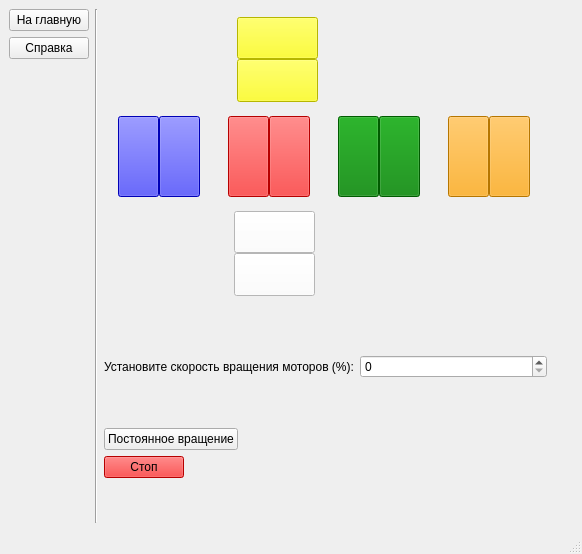
<?xml version="1.0" encoding="UTF-8"?>
<ui version="4.0">
 <class>MainWindow</class>
 <widget class="QMainWindow" name="MainWindow">
  <property name="geometry">
   <rect>
    <x>0</x>
    <y>0</y>
    <width>582</width>
    <height>554</height>
   </rect>
  </property>
  <property name="windowTitle">
   <string>MainWindow</string>
  </property>
  <widget class="QWidget" name="centralwidget">
   <layout class="QHBoxLayout" name="horizontalLayout_10">
    <item>
     <layout class="QVBoxLayout" name="verticalLayout" stretch="0,0,0">
      <property name="sizeConstraint">
       <enum>QLayout::SetFixedSize</enum>
      </property>
      <item>
       <widget class="QPushButton" name="main_button">
        <property name="text">
         <string>На главную</string>
        </property>
       </widget>
      </item>
      <item>
       <widget class="QPushButton" name="reference_button">
        <property name="text">
         <string>Справка</string>
        </property>
       </widget>
      </item>
      <item>
       <spacer name="verticalSpacer">
        <property name="orientation">
         <enum>Qt::Vertical</enum>
        </property>
        <property name="sizeHint" stdset="0">
         <size>
          <width>20</width>
          <height>40</height>
         </size>
        </property>
       </spacer>
      </item>
     </layout>
    </item>
    <item>
     <widget class="Line" name="line">
      <property name="orientation">
       <enum>Qt::Vertical</enum>
      </property>
     </widget>
    </item>
    <item>
     <layout class="QVBoxLayout" name="verticalLayout_5">
      <item>
       <layout class="QVBoxLayout" name="verticalLayout_4">
        <property name="sizeConstraint">
         <enum>QLayout::SetFixedSize</enum>
        </property>
        <item>
         <layout class="QHBoxLayout" name="horizontalLayout_5">
          <item>
           <spacer name="horizontalSpacer">
            <property name="orientation">
             <enum>Qt::Horizontal</enum>
            </property>
            <property name="sizeType">
             <enum>QSizePolicy::Fixed</enum>
            </property>
            <property name="sizeHint" stdset="0">
             <size>
              <width>101</width>
              <height>88</height>
             </size>
            </property>
           </spacer>
          </item>
          <item>
           <layout class="QVBoxLayout" name="verticalLayout_2">
            <property name="spacing">
             <number>0</number>
            </property>
            <property name="sizeConstraint">
             <enum>QLayout::SetFixedSize</enum>
            </property>
            <property name="topMargin">
             <number>8</number>
            </property>
            <property name="bottomMargin">
             <number>8</number>
            </property>
            <item>
             <widget class="QPushButton" name="U_button">
              <property name="sizePolicy">
               <sizepolicy hsizetype="Fixed" vsizetype="Minimum">
                <horstretch>0</horstretch>
                <verstretch>0</verstretch>
               </sizepolicy>
              </property>
              <property name="minimumSize">
               <size>
                <width>81</width>
                <height>42</height>
               </size>
              </property>
              <property name="maximumSize">
               <size>
                <width>81</width>
                <height>42</height>
               </size>
              </property>
              <property name="styleSheet">
               <string notr="true">background: rgb(255, 255, 0)</string>
              </property>
              <property name="text">
               <string/>
              </property>
              <property name="icon">
               <iconset>
                <normaloff>../../../Users/Asus/Desktop/Turns/U.png</normaloff>../../../Users/Asus/Desktop/Turns/U.png</iconset>
              </property>
              <property name="iconSize">
               <size>
                <width>35</width>
                <height>35</height>
               </size>
              </property>
              <property name="autoRepeatDelay">
               <number>300</number>
              </property>
              <property name="autoDefault">
               <bool>false</bool>
              </property>
              <attribute name="buttonGroup">
               <string notr="true">buttonGroup</string>
              </attribute>
             </widget>
            </item>
            <item>
             <widget class="QPushButton" name="U_back_button">
              <property name="sizePolicy">
               <sizepolicy hsizetype="Fixed" vsizetype="Minimum">
                <horstretch>0</horstretch>
                <verstretch>0</verstretch>
               </sizepolicy>
              </property>
              <property name="minimumSize">
               <size>
                <width>81</width>
                <height>43</height>
               </size>
              </property>
              <property name="maximumSize">
               <size>
                <width>81</width>
                <height>42</height>
               </size>
              </property>
              <property name="styleSheet">
               <string notr="true">background: rgb(255, 255, 0)</string>
              </property>
              <property name="text">
               <string/>
              </property>
              <property name="icon">
               <iconset>
                <normaloff>../../../Users/Asus/Desktop/Turns/U'.png</normaloff>../../../Users/Asus/Desktop/Turns/U'.png</iconset>
              </property>
              <property name="iconSize">
               <size>
                <width>35</width>
                <height>35</height>
               </size>
              </property>
              <property name="autoRepeatDelay">
               <number>300</number>
              </property>
              <property name="autoDefault">
               <bool>false</bool>
              </property>
              <attribute name="buttonGroup">
               <string notr="true">buttonGroup</string>
              </attribute>
             </widget>
            </item>
           </layout>
          </item>
          <item>
           <spacer name="horizontalSpacer_3">
            <property name="orientation">
             <enum>Qt::Horizontal</enum>
            </property>
            <property name="sizeType">
             <enum>QSizePolicy::Fixed</enum>
            </property>
            <property name="sizeHint" stdset="0">
             <size>
              <width>98</width>
              <height>88</height>
             </size>
            </property>
           </spacer>
          </item>
          <item>
           <spacer name="horizontalSpacer_4">
            <property name="orientation">
             <enum>Qt::Horizontal</enum>
            </property>
            <property name="sizeType">
             <enum>QSizePolicy::Fixed</enum>
            </property>
            <property name="sizeHint" stdset="0">
             <size>
              <width>98</width>
              <height>88</height>
             </size>
            </property>
           </spacer>
          </item>
         </layout>
        </item>
        <item>
         <layout class="QHBoxLayout" name="horizontalLayout_6">
          <item>
           <layout class="QHBoxLayout" name="horizontalLayout_2">
            <property name="spacing">
             <number>0</number>
            </property>
            <property name="sizeConstraint">
             <enum>QLayout::SetFixedSize</enum>
            </property>
            <property name="leftMargin">
             <number>8</number>
            </property>
            <property name="topMargin">
             <number>0</number>
            </property>
            <property name="rightMargin">
             <number>8</number>
            </property>
            <item>
             <widget class="QPushButton" name="L_back_button">
              <property name="sizePolicy">
               <sizepolicy hsizetype="Fixed" vsizetype="Minimum">
                <horstretch>0</horstretch>
                <verstretch>0</verstretch>
               </sizepolicy>
              </property>
              <property name="minimumSize">
               <size>
                <width>41</width>
                <height>81</height>
               </size>
              </property>
              <property name="maximumSize">
               <size>
                <width>41</width>
                <height>81</height>
               </size>
              </property>
              <property name="styleSheet">
               <string notr="true">background: rgb(0, 0, 255)</string>
              </property>
              <property name="text">
               <string/>
              </property>
              <property name="icon">
               <iconset>
                <normaloff>../../../Users/Asus/Desktop/Turns/L'.png</normaloff>../../../Users/Asus/Desktop/Turns/L'.png</iconset>
              </property>
              <property name="iconSize">
               <size>
                <width>35</width>
                <height>35</height>
               </size>
              </property>
              <property name="autoRepeatDelay">
               <number>300</number>
              </property>
              <property name="autoDefault">
               <bool>false</bool>
              </property>
              <attribute name="buttonGroup">
               <string notr="true">buttonGroup</string>
              </attribute>
             </widget>
            </item>
            <item>
             <widget class="QPushButton" name="L_button">
              <property name="sizePolicy">
               <sizepolicy hsizetype="Fixed" vsizetype="Minimum">
                <horstretch>0</horstretch>
                <verstretch>0</verstretch>
               </sizepolicy>
              </property>
              <property name="minimumSize">
               <size>
                <width>41</width>
                <height>81</height>
               </size>
              </property>
              <property name="maximumSize">
               <size>
                <width>41</width>
                <height>81</height>
               </size>
              </property>
              <property name="styleSheet">
               <string notr="true">background: rgb(0, 0, 255)</string>
              </property>
              <property name="text">
               <string/>
              </property>
              <property name="icon">
               <iconset>
                <normaloff>../../../Users/Asus/Desktop/Turns/L.png</normaloff>../../../Users/Asus/Desktop/Turns/L.png</iconset>
              </property>
              <property name="iconSize">
               <size>
                <width>35</width>
                <height>35</height>
               </size>
              </property>
              <property name="autoRepeatDelay">
               <number>300</number>
              </property>
              <property name="autoDefault">
               <bool>false</bool>
              </property>
              <attribute name="buttonGroup">
               <string notr="true">buttonGroup</string>
              </attribute>
             </widget>
            </item>
           </layout>
          </item>
          <item>
           <layout class="QHBoxLayout" name="horizontalLayout_4">
            <property name="spacing">
             <number>0</number>
            </property>
            <property name="sizeConstraint">
             <enum>QLayout::SetFixedSize</enum>
            </property>
            <property name="leftMargin">
             <number>8</number>
            </property>
            <property name="topMargin">
             <number>0</number>
            </property>
            <property name="rightMargin">
             <number>8</number>
            </property>
            <item>
             <widget class="QPushButton" name="F_back_button">
              <property name="sizePolicy">
               <sizepolicy hsizetype="Fixed" vsizetype="Minimum">
                <horstretch>0</horstretch>
                <verstretch>0</verstretch>
               </sizepolicy>
              </property>
              <property name="minimumSize">
               <size>
                <width>41</width>
                <height>81</height>
               </size>
              </property>
              <property name="maximumSize">
               <size>
                <width>41</width>
                <height>81</height>
               </size>
              </property>
              <property name="styleSheet">
               <string notr="true">background: rgb(255, 0, 0)</string>
              </property>
              <property name="text">
               <string/>
              </property>
              <property name="icon">
               <iconset>
                <normaloff>../../../Users/Asus/Desktop/Turns/F'.png</normaloff>../../../Users/Asus/Desktop/Turns/F'.png</iconset>
              </property>
              <property name="iconSize">
               <size>
                <width>35</width>
                <height>35</height>
               </size>
              </property>
              <property name="autoRepeatDelay">
               <number>300</number>
              </property>
              <property name="autoDefault">
               <bool>false</bool>
              </property>
              <attribute name="buttonGroup">
               <string notr="true">buttonGroup</string>
              </attribute>
             </widget>
            </item>
            <item>
             <widget class="QPushButton" name="F_button">
              <property name="sizePolicy">
               <sizepolicy hsizetype="Fixed" vsizetype="Minimum">
                <horstretch>0</horstretch>
                <verstretch>0</verstretch>
               </sizepolicy>
              </property>
              <property name="minimumSize">
               <size>
                <width>41</width>
                <height>81</height>
               </size>
              </property>
              <property name="maximumSize">
               <size>
                <width>41</width>
                <height>81</height>
               </size>
              </property>
              <property name="styleSheet">
               <string notr="true">background: rgb(255, 0, 0)</string>
              </property>
              <property name="text">
               <string/>
              </property>
              <property name="icon">
               <iconset>
                <normaloff>../../../Users/Asus/Desktop/Turns/F.png</normaloff>../../../Users/Asus/Desktop/Turns/F.png</iconset>
              </property>
              <property name="iconSize">
               <size>
                <width>35</width>
                <height>35</height>
               </size>
              </property>
              <property name="autoRepeatDelay">
               <number>300</number>
              </property>
              <property name="autoDefault">
               <bool>false</bool>
              </property>
              <attribute name="buttonGroup">
               <string notr="true">buttonGroup</string>
              </attribute>
             </widget>
            </item>
           </layout>
          </item>
          <item>
           <layout class="QHBoxLayout" name="horizontalLayout">
            <property name="spacing">
             <number>0</number>
            </property>
            <property name="sizeConstraint">
             <enum>QLayout::SetFixedSize</enum>
            </property>
            <property name="leftMargin">
             <number>8</number>
            </property>
            <property name="topMargin">
             <number>0</number>
            </property>
            <property name="rightMargin">
             <number>8</number>
            </property>
            <item>
             <widget class="QPushButton" name="R_back_button">
              <property name="sizePolicy">
               <sizepolicy hsizetype="Fixed" vsizetype="Minimum">
                <horstretch>0</horstretch>
                <verstretch>0</verstretch>
               </sizepolicy>
              </property>
              <property name="minimumSize">
               <size>
                <width>41</width>
                <height>81</height>
               </size>
              </property>
              <property name="maximumSize">
               <size>
                <width>41</width>
                <height>81</height>
               </size>
              </property>
              <property name="styleSheet">
               <string notr="true">background: rgb(0, 128, 0)</string>
              </property>
              <property name="text">
               <string/>
              </property>
              <property name="icon">
               <iconset>
                <normaloff>../../../Users/Asus/Desktop/Turns/R'.png</normaloff>../../../Users/Asus/Desktop/Turns/R'.png</iconset>
              </property>
              <property name="iconSize">
               <size>
                <width>35</width>
                <height>35</height>
               </size>
              </property>
              <property name="autoRepeatDelay">
               <number>300</number>
              </property>
              <property name="autoDefault">
               <bool>false</bool>
              </property>
              <attribute name="buttonGroup">
               <string notr="true">buttonGroup</string>
              </attribute>
             </widget>
            </item>
            <item>
             <widget class="QPushButton" name="R_button">
              <property name="sizePolicy">
               <sizepolicy hsizetype="Fixed" vsizetype="Minimum">
                <horstretch>0</horstretch>
                <verstretch>0</verstretch>
               </sizepolicy>
              </property>
              <property name="minimumSize">
               <size>
                <width>41</width>
                <height>81</height>
               </size>
              </property>
              <property name="maximumSize">
               <size>
                <width>41</width>
                <height>81</height>
               </size>
              </property>
              <property name="styleSheet">
               <string notr="true">background: rgb(0, 128, 0)</string>
              </property>
              <property name="text">
               <string/>
              </property>
              <property name="icon">
               <iconset>
                <normaloff>../../../Users/Asus/Desktop/Turns/R.png</normaloff>../../../Users/Asus/Desktop/Turns/R.png</iconset>
              </property>
              <property name="iconSize">
               <size>
                <width>35</width>
                <height>35</height>
               </size>
              </property>
              <property name="autoRepeatDelay">
               <number>300</number>
              </property>
              <property name="autoDefault">
               <bool>false</bool>
              </property>
              <attribute name="buttonGroup">
               <string notr="true">buttonGroup</string>
              </attribute>
             </widget>
            </item>
           </layout>
          </item>
          <item>
           <layout class="QHBoxLayout" name="horizontalLayout_3">
            <property name="spacing">
             <number>0</number>
            </property>
            <property name="sizeConstraint">
             <enum>QLayout::SetFixedSize</enum>
            </property>
            <property name="leftMargin">
             <number>8</number>
            </property>
            <property name="topMargin">
             <number>0</number>
            </property>
            <property name="rightMargin">
             <number>8</number>
            </property>
            <item>
             <widget class="QPushButton" name="B_back_button">
              <property name="sizePolicy">
               <sizepolicy hsizetype="Fixed" vsizetype="Minimum">
                <horstretch>0</horstretch>
                <verstretch>0</verstretch>
               </sizepolicy>
              </property>
              <property name="minimumSize">
               <size>
                <width>41</width>
                <height>81</height>
               </size>
              </property>
              <property name="maximumSize">
               <size>
                <width>41</width>
                <height>81</height>
               </size>
              </property>
              <property name="styleSheet">
               <string notr="true">background: rgb(255, 165, 0)</string>
              </property>
              <property name="text">
               <string/>
              </property>
              <property name="icon">
               <iconset>
                <normaloff>../../../Users/Asus/Desktop/Turns/B'.png</normaloff>../../../Users/Asus/Desktop/Turns/B'.png</iconset>
              </property>
              <property name="iconSize">
               <size>
                <width>35</width>
                <height>35</height>
               </size>
              </property>
              <property name="autoRepeatDelay">
               <number>300</number>
              </property>
              <property name="autoDefault">
               <bool>false</bool>
              </property>
              <attribute name="buttonGroup">
               <string notr="true">buttonGroup</string>
              </attribute>
             </widget>
            </item>
            <item>
             <widget class="QPushButton" name="B_button">
              <property name="sizePolicy">
               <sizepolicy hsizetype="Fixed" vsizetype="Minimum">
                <horstretch>0</horstretch>
                <verstretch>0</verstretch>
               </sizepolicy>
              </property>
              <property name="minimumSize">
               <size>
                <width>41</width>
                <height>81</height>
               </size>
              </property>
              <property name="maximumSize">
               <size>
                <width>41</width>
                <height>81</height>
               </size>
              </property>
              <property name="styleSheet">
               <string notr="true">background: rgb(255, 165, 0)</string>
              </property>
              <property name="text">
               <string/>
              </property>
              <property name="icon">
               <iconset>
                <normaloff>../../../Users/Asus/Desktop/Turns/B.png</normaloff>../../../Users/Asus/Desktop/Turns/B.png</iconset>
              </property>
              <property name="iconSize">
               <size>
                <width>35</width>
                <height>35</height>
               </size>
              </property>
              <property name="autoRepeatDelay">
               <number>300</number>
              </property>
              <property name="autoDefault">
               <bool>false</bool>
              </property>
              <attribute name="buttonGroup">
               <string notr="true">buttonGroup</string>
              </attribute>
             </widget>
            </item>
           </layout>
          </item>
         </layout>
        </item>
        <item>
         <layout class="QHBoxLayout" name="horizontalLayout_7">
          <item>
           <spacer name="horizontalSpacer_2">
            <property name="orientation">
             <enum>Qt::Horizontal</enum>
            </property>
            <property name="sizeType">
             <enum>QSizePolicy::Fixed</enum>
            </property>
            <property name="sizeHint" stdset="0">
             <size>
              <width>101</width>
              <height>88</height>
             </size>
            </property>
           </spacer>
          </item>
          <item>
           <layout class="QVBoxLayout" name="verticalLayout_3">
            <property name="spacing">
             <number>0</number>
            </property>
            <property name="sizeConstraint">
             <enum>QLayout::SetFixedSize</enum>
            </property>
            <property name="topMargin">
             <number>8</number>
            </property>
            <property name="bottomMargin">
             <number>8</number>
            </property>
            <item>
             <widget class="QPushButton" name="D_button">
              <property name="sizePolicy">
               <sizepolicy hsizetype="Fixed" vsizetype="Minimum">
                <horstretch>0</horstretch>
                <verstretch>0</verstretch>
               </sizepolicy>
              </property>
              <property name="minimumSize">
               <size>
                <width>81</width>
                <height>42</height>
               </size>
              </property>
              <property name="maximumSize">
               <size>
                <width>81</width>
                <height>42</height>
               </size>
              </property>
              <property name="styleSheet">
               <string notr="true">background: rgb(255, 255, 255)</string>
              </property>
              <property name="text">
               <string/>
              </property>
              <property name="icon">
               <iconset>
                <normaloff>../../../Users/Asus/Desktop/Turns/D.png</normaloff>../../../Users/Asus/Desktop/Turns/D.png</iconset>
              </property>
              <property name="iconSize">
               <size>
                <width>35</width>
                <height>35</height>
               </size>
              </property>
              <property name="autoRepeatDelay">
               <number>300</number>
              </property>
              <property name="autoDefault">
               <bool>false</bool>
              </property>
              <attribute name="buttonGroup">
               <string notr="true">buttonGroup</string>
              </attribute>
             </widget>
            </item>
            <item>
             <widget class="QPushButton" name="D_back_button">
              <property name="sizePolicy">
               <sizepolicy hsizetype="Fixed" vsizetype="Minimum">
                <horstretch>0</horstretch>
                <verstretch>0</verstretch>
               </sizepolicy>
              </property>
              <property name="minimumSize">
               <size>
                <width>81</width>
                <height>43</height>
               </size>
              </property>
              <property name="maximumSize">
               <size>
                <width>81</width>
                <height>42</height>
               </size>
              </property>
              <property name="styleSheet">
               <string notr="true">background: rgb(255, 255, 255)</string>
              </property>
              <property name="text">
               <string/>
              </property>
              <property name="icon">
               <iconset>
                <normaloff>../../../Users/Asus/Desktop/Turns/D'.png</normaloff>../../../Users/Asus/Desktop/Turns/D'.png</iconset>
              </property>
              <property name="iconSize">
               <size>
                <width>35</width>
                <height>35</height>
               </size>
              </property>
              <property name="autoRepeatDelay">
               <number>300</number>
              </property>
              <property name="autoDefault">
               <bool>false</bool>
              </property>
              <attribute name="buttonGroup">
               <string notr="true">buttonGroup</string>
              </attribute>
             </widget>
            </item>
           </layout>
          </item>
          <item>
           <spacer name="horizontalSpacer_5">
            <property name="orientation">
             <enum>Qt::Horizontal</enum>
            </property>
            <property name="sizeType">
             <enum>QSizePolicy::Fixed</enum>
            </property>
            <property name="sizeHint" stdset="0">
             <size>
              <width>105</width>
              <height>88</height>
             </size>
            </property>
           </spacer>
          </item>
          <item>
           <spacer name="horizontalSpacer_6">
            <property name="orientation">
             <enum>Qt::Horizontal</enum>
            </property>
            <property name="sizeType">
             <enum>QSizePolicy::Fixed</enum>
            </property>
            <property name="sizeHint" stdset="0">
             <size>
              <width>98</width>
              <height>88</height>
             </size>
            </property>
           </spacer>
          </item>
         </layout>
        </item>
       </layout>
      </item>
      <item>
       <spacer name="verticalSpacer_3">
        <property name="orientation">
         <enum>Qt::Vertical</enum>
        </property>
        <property name="sizeHint" stdset="0">
         <size>
          <width>20</width>
          <height>40</height>
         </size>
        </property>
       </spacer>
      </item>
      <item>
       <layout class="QHBoxLayout" name="horizontalLayout_18">
        <item>
         <widget class="QLabel" name="set_motor_speed_label_2">
          <property name="text">
           <string>Установите скорость вращения моторов (%):</string>
          </property>
         </widget>
        </item>
        <item>
         <widget class="QSpinBox" name="set_motor_speed_spinbox_2"/>
        </item>
       </layout>
      </item>
      <item>
       <spacer name="verticalSpacer_4">
        <property name="orientation">
         <enum>Qt::Vertical</enum>
        </property>
        <property name="sizeHint" stdset="0">
         <size>
          <width>20</width>
          <height>40</height>
         </size>
        </property>
       </spacer>
      </item>
      <item>
       <layout class="QHBoxLayout" name="horizontalLayout_8">
        <item>
         <widget class="QPushButton" name="constant_rotation_button">
          <property name="text">
           <string>Постоянное вращение</string>
          </property>
         </widget>
        </item>
        <item>
         <spacer name="horizontalSpacer_7">
          <property name="orientation">
           <enum>Qt::Horizontal</enum>
          </property>
          <property name="sizeHint" stdset="0">
           <size>
            <width>40</width>
            <height>20</height>
           </size>
          </property>
         </spacer>
        </item>
       </layout>
      </item>
      <item>
       <layout class="QHBoxLayout" name="horizontalLayout_9">
        <item>
         <widget class="QPushButton" name="stop_constant_rotation_button">
          <property name="styleSheet">
           <string notr="true">background-color: rgb(255, 0, 0);</string>
          </property>
          <property name="text">
           <string>Стоп</string>
          </property>
         </widget>
        </item>
        <item>
         <spacer name="horizontalSpacer_8">
          <property name="orientation">
           <enum>Qt::Horizontal</enum>
          </property>
          <property name="sizeHint" stdset="0">
           <size>
            <width>40</width>
            <height>20</height>
           </size>
          </property>
         </spacer>
        </item>
       </layout>
      </item>
      <item>
       <spacer name="verticalSpacer_2">
        <property name="orientation">
         <enum>Qt::Vertical</enum>
        </property>
        <property name="sizeHint" stdset="0">
         <size>
          <width>20</width>
          <height>40</height>
         </size>
        </property>
       </spacer>
      </item>
     </layout>
    </item>
    <item>
     <layout class="QVBoxLayout" name="verticalLayout_7">
      <item>
       <widget class="QLabel" name="is_connected_label">
        <property name="text">
         <string/>
        </property>
       </widget>
      </item>
      <item>
       <spacer name="verticalSpacer_6">
        <property name="orientation">
         <enum>Qt::Vertical</enum>
        </property>
        <property name="sizeHint" stdset="0">
         <size>
          <width>20</width>
          <height>40</height>
         </size>
        </property>
       </spacer>
      </item>
     </layout>
    </item>
   </layout>
  </widget>
  <widget class="QMenuBar" name="menubar">
   <property name="geometry">
    <rect>
     <x>0</x>
     <y>0</y>
     <width>582</width>
     <height>26</height>
    </rect>
   </property>
  </widget>
  <widget class="QStatusBar" name="statusbar"/>
 </widget>
 <resources/>
 <connections/>
 <buttongroups>
  <buttongroup name="buttonGroup"/>
 </buttongroups>
</ui>
